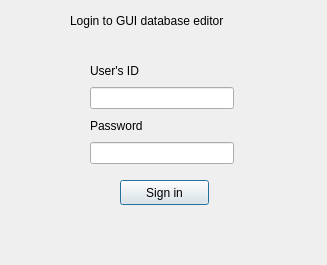
<?xml version="1.0" encoding="UTF-8"?>
<ui version="4.0">
 <class>LoginDialog</class>
 <widget class="QDialog" name="LoginDialog">
  <property name="geometry">
   <rect>
    <x>0</x>
    <y>0</y>
    <width>327</width>
    <height>265</height>
   </rect>
  </property>
  <property name="windowTitle">
   <string>Dialog</string>
  </property>
  <widget class="QPushButton" name="loginButton">
   <property name="geometry">
    <rect>
     <x>120</x>
     <y>180</y>
     <width>89</width>
     <height>25</height>
    </rect>
   </property>
   <property name="text">
    <string>Sign in</string>
   </property>
  </widget>
  <widget class="QLabel" name="headerLabel">
   <property name="geometry">
    <rect>
     <x>70</x>
     <y>10</y>
     <width>211</width>
     <height>21</height>
    </rect>
   </property>
   <property name="text">
    <string>Login to GUI database editor</string>
   </property>
  </widget>
  <widget class="QWidget" name="">
   <property name="geometry">
    <rect>
     <x>90</x>
     <y>60</y>
     <width>144</width>
     <height>104</height>
    </rect>
   </property>
   <layout class="QVBoxLayout" name="verticalLayout">
    <item>
     <widget class="QLabel" name="idLable">
      <property name="text">
       <string>User's ID</string>
      </property>
     </widget>
    </item>
    <item>
     <widget class="QLineEdit" name="idLineEdit"/>
    </item>
    <item>
     <widget class="QLabel" name="passwordLabel">
      <property name="text">
       <string>Password</string>
      </property>
     </widget>
    </item>
    <item>
     <widget class="QLineEdit" name="passwordLineEdit"/>
    </item>
   </layout>
  </widget>
 </widget>
 <resources/>
 <connections/>
</ui>
